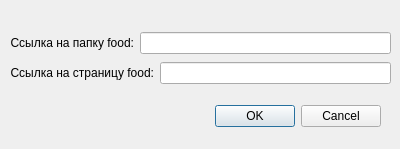
<?xml version="1.0" encoding="UTF-8"?>
<ui version="4.0">
 <class>Dialog_links_food</class>
 <widget class="QDialog" name="Dialog_links_food">
  <property name="geometry">
   <rect>
    <x>0</x>
    <y>0</y>
    <width>400</width>
    <height>149</height>
   </rect>
  </property>
  <property name="windowTitle">
   <string>Ссылки на food</string>
  </property>
  <widget class="QDialogButtonBox" name="buttonBox">
   <property name="geometry">
    <rect>
     <x>40</x>
     <y>100</y>
     <width>341</width>
     <height>32</height>
    </rect>
   </property>
   <property name="orientation">
    <enum>Qt::Horizontal</enum>
   </property>
   <property name="standardButtons">
    <set>QDialogButtonBox::Cancel|QDialogButtonBox::Ok</set>
   </property>
  </widget>
  <widget class="QWidget" name="">
   <property name="geometry">
    <rect>
     <x>10</x>
     <y>30</y>
     <width>381</width>
     <height>58</height>
    </rect>
   </property>
   <layout class="QVBoxLayout" name="verticalLayout">
    <item>
     <layout class="QHBoxLayout" name="horizontalLayout">
      <item>
       <widget class="QLabel" name="label">
        <property name="text">
         <string>&lt;html&gt;&lt;head/&gt;&lt;body&gt;&lt;p align=&quot;right&quot;&gt;Ссылка на папку food:&lt;/p&gt;&lt;/body&gt;&lt;/html&gt;</string>
        </property>
       </widget>
      </item>
      <item>
       <widget class="QLineEdit" name="lineEdit"/>
      </item>
     </layout>
    </item>
    <item>
     <layout class="QHBoxLayout" name="horizontalLayout_2">
      <item>
       <widget class="QLabel" name="label_2">
        <property name="text">
         <string>&lt;html&gt;&lt;head/&gt;&lt;body&gt;&lt;p align=&quot;right&quot;&gt;Ссылка на страницу food:&lt;/p&gt;&lt;/body&gt;&lt;/html&gt;</string>
        </property>
       </widget>
      </item>
      <item>
       <widget class="QLineEdit" name="lineEdit_2"/>
      </item>
     </layout>
    </item>
   </layout>
  </widget>
 </widget>
 <resources/>
 <connections>
  <connection>
   <sender>buttonBox</sender>
   <signal>accepted()</signal>
   <receiver>Dialog_links_food</receiver>
   <slot>accept()</slot>
   <hints>
    <hint type="sourcelabel">
     <x>248</x>
     <y>254</y>
    </hint>
    <hint type="destinationlabel">
     <x>157</x>
     <y>274</y>
    </hint>
   </hints>
  </connection>
  <connection>
   <sender>buttonBox</sender>
   <signal>rejected()</signal>
   <receiver>Dialog_links_food</receiver>
   <slot>reject()</slot>
   <hints>
    <hint type="sourcelabel">
     <x>316</x>
     <y>260</y>
    </hint>
    <hint type="destinationlabel">
     <x>286</x>
     <y>274</y>
    </hint>
   </hints>
  </connection>
 </connections>
</ui>
